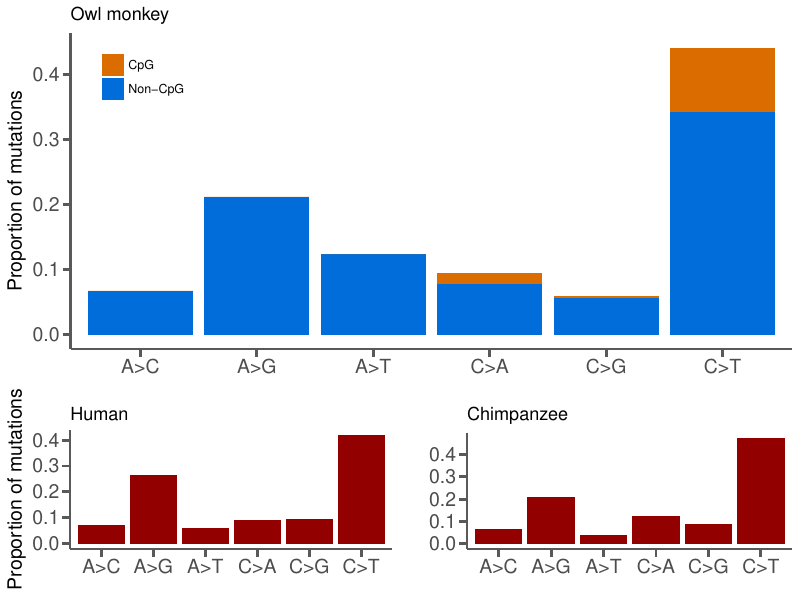

This figure's R source:
this.dir <- dirname(parent.frame(2)$ofile)
setwd(this.dir)
library(ggplot2)
library(reshape2)
library(cowplot)
library(gridExtra)
####################
in_data = read.csv("spectra.csv", header=TRUE)
om_spec = data.frame(in_data$Mutation, in_data$Owl.monkey.CpG.proportion, in_data$Owl.monkey.proportion)
names(om_spec) = c("Type", "CpG", "Non-CpG")
om_spec_m = melt(om_spec)

om_p = ggplot(om_spec_m, aes(Type, value, fill = variable)) + 
  geom_bar(stat = "identity") +
  scale_fill_manual("legend", values = c("Non-CpG"="#006ddb","CpG"="#db6d00")) +
  labs(x="",y="Proportion of mutations") +
  theme_classic() +
  theme(axis.text=element_text(size=14), 
        axis.title.y=element_text(size=14), 
        axis.line=element_line(colour='#595959',size=0.75),
        axis.ticks=element_line(colour="#595959",size = 1),
        axis.ticks.length=unit(0.2,"cm"),
        legend.title=element_blank(),
        legend.position=c(0.1,0.87)
  )

human_spec = data.frame(in_data$Mutation, in_data$Human.average.proportion)
names(human_spec) = c("Type", "Human average")
human_spec_m = melt(human_spec)

h_p = ggplot(human_spec_m, aes(Type, value, fill = variable)) + 
  geom_bar(stat = "identity") +
  scale_fill_manual("legend", values = c("Human average" = "#920000")) +
  labs(x="",y="Proportion of mutations") +
  theme_classic() +
  theme(axis.text=element_text(size=14), 
        axis.title.y=element_text(size=14), 
        axis.line=element_line(colour='#595959',size=0.75),
        axis.ticks=element_line(colour="#595959",size = 1),
        axis.ticks.length=unit(0.2,"cm"),
        legend.position="none"
  )

ch_spec = data.frame(in_data$Mutation, in_data$Chimp.proportion)
names(ch_spec) = c("Type", "Proportion")
ch_spec_m = melt(ch_spec)

c_p = ggplot(ch_spec_m, aes(Type, value, fill = variable)) + 
  geom_bar(stat = "identity") +
  scale_fill_manual("legend", values = c("Proportion" = "#920000")) +
  labs(x="",y="") +
  theme_classic() +
  theme(axis.text=element_text(size=14), 
        axis.title.y=element_text(size=14), 
        axis.line=element_line(colour='#595959',size=0.75),
        axis.ticks=element_line(colour="#595959",size = 1),
        axis.ticks.length=unit(0.2,"cm"),
        legend.position="none"
  )

g1 = grid.arrange(h_p,c_p,nrow=1)
g = plot_grid(om_p,g1, nrow=2, rel_heights=c(2, 1))
print(g)
#ggsave(filename="fig2c.pdf", g, width=8, height=6, units="in")

print("--OWL MONKEY Chi-squared test using human proportions as expectations--")
print("Using all mutation categories:")
all_chi = chisq.test(in_data$Owl.monkey+in_data$Owl.monkey.CpG, p=in_data$Human.average.proportion)
print(all_chi)
print("Leaving out A>T:")
human_noAT = in_data$Human.average.proportion[in_data$Mutation!="A>T"]
human_noAT = human_noAT / sum(human_noAT)
om_noAT = in_data$Owl.monkey[in_data$Mutation!="A>T"] + in_data$Owl.monkey.CpG[in_data$Mutation!="A>T"]
noAT_chi = chisq.test(om_noAT, p=human_noAT)
print(noAT_chi)

print("--CHIMP Chi-squared test using human proportions as expectations--")
print("Using all mutation categories:")
all_chi = chisq.test(in_data$Chimp, p=in_data$Human.average.proportion)
print(all_chi)
print("Leaving out A>T:")
ch_noAT = in_data$Chimp[in_data$Mutation!="A>T"]
noAT_chi = chisq.test(ch_noAT, p=human_noAT)
print(noAT_chi)

stop()
context = read.csv("context.csv", header=T)

p = ggplot(context, aes(Base2, Base1)) +
  geom_tile(aes(fill = Proportion), color = "white") +
  facet_grid(. ~ Mutation) +
  scale_fill_continuous(limits=c(0,0.2), breaks=seq(0,0.2,by=0.1), low="#490092", high="#24ff24") +
  labs(x="",y="") +
  #scale_x_discrete(position = "top") +
  theme_classic() +
  theme(
    plot.margin=unit(c(0,0.2,1.2,0.425),"in"),
    axis.text.x=element_text(size=16),
    axis.text.y=element_text(size=16),
    axis.line=element_blank(),
    axis.ticks=element_blank(),
    legend.position="bottom",
    strip.background = element_blank(),
    strip.text.x = element_blank(),
    legend.title=element_blank()
  )

g = plot_grid(om_p,p,h_p, nrow=3)#, rel_heights=c(2, 1, 2))
#ggsave(file="fig2d.pdf", g, width=8, height=6, units="in")
